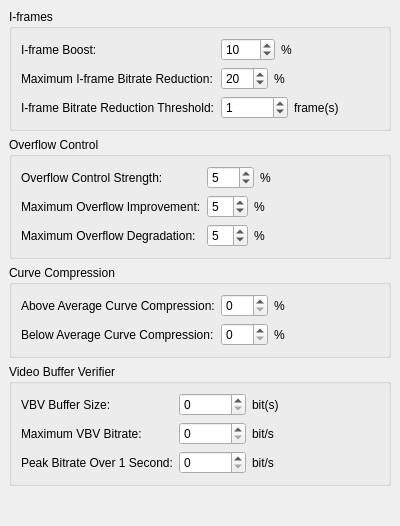
     <widget class="QWidget" name="tab" >
      <attribute name="title" >
       <string>Two Pass</string>
      </attribute>
      <layout class="QVBoxLayout" >
       <property name="margin" >
        <number>9</number>
       </property>
       <property name="spacing" >
        <number>6</number>
       </property>
       <item>
        <widget class="QGroupBox" name="groupBox_7" >
         <property name="title" >
          <string>I-frames</string>
         </property>
         <layout class="QGridLayout" >
          <property name="margin" >
           <number>9</number>
          </property>
          <property name="spacing" >
           <number>6</number>
          </property>
          <item row="0" column="0" >
           <widget class="QLabel" name="label_12" >
            <property name="text" >
             <string>I-frame Boost:</string>
            </property>
           </widget>
          </item>
          <item row="1" column="1" >
           <layout class="QHBoxLayout" >
            <property name="margin" >
             <number>0</number>
            </property>
            <property name="spacing" >
             <number>6</number>
            </property>
            <item>
             <widget class="QSpinBox" name="spinBox_5" >
              <property name="maximum" >
               <number>100</number>
              </property>
              <property name="value" >
               <number>20</number>
              </property>
             </widget>
            </item>
            <item>
             <widget class="QLabel" name="label_27" >
              <property name="text" >
               <string>%</string>
              </property>
             </widget>
            </item>
            <item>
             <spacer>
              <property name="orientation" >
               <enum>Qt::Horizontal</enum>
              </property>
              <property name="sizeHint" >
               <size>
                <width>40</width>
                <height>20</height>
               </size>
              </property>
             </spacer>
            </item>
           </layout>
          </item>
          <item row="0" column="1" >
           <layout class="QHBoxLayout" >
            <property name="margin" >
             <number>0</number>
            </property>
            <property name="spacing" >
             <number>6</number>
            </property>
            <item>
             <widget class="QSpinBox" name="spinBox_4" >
              <property name="maximum" >
               <number>1000</number>
              </property>
              <property name="value" >
               <number>10</number>
              </property>
             </widget>
            </item>
            <item>
             <widget class="QLabel" name="label_26" >
              <property name="text" >
               <string>%</string>
              </property>
             </widget>
            </item>
            <item>
             <spacer>
              <property name="orientation" >
               <enum>Qt::Horizontal</enum>
              </property>
              <property name="sizeHint" >
               <size>
                <width>40</width>
                <height>20</height>
               </size>
              </property>
             </spacer>
            </item>
           </layout>
          </item>
          <item row="2" column="0" >
           <widget class="QLabel" name="label_14" >
            <property name="text" >
             <string>I-frame Bitrate Reduction Threshold:</string>
            </property>
           </widget>
          </item>
          <item row="1" column="0" >
           <widget class="QLabel" name="label_13" >
            <property name="text" >
             <string>Maximum I-frame Bitrate Reduction:</string>
            </property>
           </widget>
          </item>
          <item row="2" column="1" >
           <layout class="QHBoxLayout" >
            <property name="margin" >
             <number>0</number>
            </property>
            <property name="spacing" >
             <number>6</number>
            </property>
            <item>
             <widget class="QSpinBox" name="spinBox_6" >
              <property name="maximum" >
               <number>2147483647</number>
              </property>
              <property name="value" >
               <number>1</number>
              </property>
             </widget>
            </item>
            <item>
             <widget class="QLabel" name="label_28" >
              <property name="text" >
               <string>frame(s)</string>
              </property>
             </widget>
            </item>
            <item>
             <spacer>
              <property name="orientation" >
               <enum>Qt::Horizontal</enum>
              </property>
              <property name="sizeHint" >
               <size>
                <width>40</width>
                <height>20</height>
               </size>
              </property>
             </spacer>
            </item>
           </layout>
          </item>
         </layout>
        </widget>
       </item>
       <item>
        <widget class="QGroupBox" name="groupBox_5" >
         <property name="title" >
          <string>Overflow Control</string>
         </property>
         <layout class="QGridLayout" >
          <property name="margin" >
           <number>9</number>
          </property>
          <property name="spacing" >
           <number>6</number>
          </property>
          <item row="0" column="1" >
           <layout class="QHBoxLayout" >
            <property name="margin" >
             <number>0</number>
            </property>
            <property name="spacing" >
             <number>6</number>
            </property>
            <item>
             <widget class="QSpinBox" name="spinBox_7" >
              <property name="maximum" >
               <number>100</number>
              </property>
              <property name="value" >
               <number>5</number>
              </property>
             </widget>
            </item>
            <item>
             <widget class="QLabel" name="label_29" >
              <property name="text" >
               <string>%</string>
              </property>
             </widget>
            </item>
            <item>
             <spacer>
              <property name="orientation" >
               <enum>Qt::Horizontal</enum>
              </property>
              <property name="sizeHint" >
               <size>
                <width>40</width>
                <height>20</height>
               </size>
              </property>
             </spacer>
            </item>
           </layout>
          </item>
          <item row="2" column="0" >
           <widget class="QLabel" name="label_21" >
            <property name="text" >
             <string>Maximum Overflow Degradation:</string>
            </property>
           </widget>
          </item>
          <item row="2" column="1" >
           <layout class="QHBoxLayout" >
            <property name="margin" >
             <number>0</number>
            </property>
            <property name="spacing" >
             <number>6</number>
            </property>
            <item>
             <widget class="QSpinBox" name="spinBox_9" >
              <property name="maximum" >
               <number>80</number>
              </property>
              <property name="minimum" >
               <number>1</number>
              </property>
              <property name="value" >
               <number>5</number>
              </property>
             </widget>
            </item>
            <item>
             <widget class="QLabel" name="label_32" >
              <property name="text" >
               <string>%</string>
              </property>
             </widget>
            </item>
            <item>
             <spacer>
              <property name="orientation" >
               <enum>Qt::Horizontal</enum>
              </property>
              <property name="sizeHint" >
               <size>
                <width>40</width>
                <height>20</height>
               </size>
              </property>
             </spacer>
            </item>
           </layout>
          </item>
          <item row="1" column="1" >
           <layout class="QHBoxLayout" >
            <property name="margin" >
             <number>0</number>
            </property>
            <property name="spacing" >
             <number>6</number>
            </property>
            <item>
             <widget class="QSpinBox" name="spinBox_8" >
              <property name="maximum" >
               <number>80</number>
              </property>
              <property name="minimum" >
               <number>1</number>
              </property>
              <property name="value" >
               <number>5</number>
              </property>
             </widget>
            </item>
            <item>
             <widget class="QLabel" name="label_30" >
              <property name="text" >
               <string>%</string>
              </property>
             </widget>
            </item>
            <item>
             <spacer>
              <property name="orientation" >
               <enum>Qt::Horizontal</enum>
              </property>
              <property name="sizeHint" >
               <size>
                <width>40</width>
                <height>20</height>
               </size>
              </property>
             </spacer>
            </item>
           </layout>
          </item>
          <item row="1" column="0" >
           <widget class="QLabel" name="label_19" >
            <property name="text" >
             <string>Maximum Overflow Improvement:</string>
            </property>
           </widget>
          </item>
          <item row="0" column="0" >
           <widget class="QLabel" name="label_18" >
            <property name="text" >
             <string>Overflow Control Strength:</string>
            </property>
           </widget>
          </item>
         </layout>
        </widget>
       </item>
       <item>
        <widget class="QGroupBox" name="groupBox_8" >
         <property name="title" >
          <string>Curve Compression</string>
         </property>
         <layout class="QGridLayout" >
          <property name="margin" >
           <number>9</number>
          </property>
          <property name="spacing" >
           <number>6</number>
          </property>
          <item row="0" column="0" >
           <widget class="QLabel" name="label_22" >
            <property name="text" >
             <string>Above Average Curve Compression:</string>
            </property>
           </widget>
          </item>
          <item row="0" column="1" >
           <layout class="QHBoxLayout" >
            <property name="margin" >
             <number>0</number>
            </property>
            <property name="spacing" >
             <number>6</number>
            </property>
            <item>
             <widget class="QSpinBox" name="spinBox_10" >
              <property name="maximum" >
               <number>100</number>
              </property>
             </widget>
            </item>
            <item>
             <widget class="QLabel" name="label_25" >
              <property name="text" >
               <string>%</string>
              </property>
             </widget>
            </item>
            <item>
             <spacer>
              <property name="orientation" >
               <enum>Qt::Horizontal</enum>
              </property>
              <property name="sizeHint" >
               <size>
                <width>40</width>
                <height>20</height>
               </size>
              </property>
             </spacer>
            </item>
           </layout>
          </item>
          <item row="1" column="0" >
           <widget class="QLabel" name="label_24" >
            <property name="text" >
             <string>Below Average Curve Compression:</string>
            </property>
           </widget>
          </item>
          <item row="1" column="1" >
           <layout class="QHBoxLayout" >
            <property name="margin" >
             <number>0</number>
            </property>
            <property name="spacing" >
             <number>6</number>
            </property>
            <item>
             <widget class="QSpinBox" name="spinBox_11" >
              <property name="maximum" >
               <number>100</number>
              </property>
             </widget>
            </item>
            <item>
             <widget class="QLabel" name="label_33" >
              <property name="text" >
               <string>%</string>
              </property>
             </widget>
            </item>
            <item>
             <spacer>
              <property name="orientation" >
               <enum>Qt::Horizontal</enum>
              </property>
              <property name="sizeHint" >
               <size>
                <width>40</width>
                <height>20</height>
               </size>
              </property>
             </spacer>
            </item>
           </layout>
          </item>
         </layout>
        </widget>
       </item>
       <item>
        <widget class="QGroupBox" name="groupBox_10" >
         <property name="title" >
          <string>Video Buffer Verifier</string>
         </property>
         <layout class="QGridLayout" >
          <property name="margin" >
           <number>9</number>
          </property>
          <property name="spacing" >
           <number>6</number>
          </property>
          <item row="1" column="1" >
           <layout class="QHBoxLayout" >
            <property name="margin" >
             <number>0</number>
            </property>
            <property name="spacing" >
             <number>6</number>
            </property>
            <item>
             <widget class="QSpinBox" name="spinBox_13" >
              <property name="maximum" >
               <number>9708400</number>
              </property>
             </widget>
            </item>
            <item>
             <widget class="QLabel" name="label_38" >
              <property name="text" >
               <string>bit/s</string>
              </property>
             </widget>
            </item>
            <item>
             <spacer>
              <property name="orientation" >
               <enum>Qt::Horizontal</enum>
              </property>
              <property name="sizeHint" >
               <size>
                <width>40</width>
                <height>20</height>
               </size>
              </property>
             </spacer>
            </item>
           </layout>
          </item>
          <item row="0" column="1" >
           <layout class="QHBoxLayout" >
            <property name="margin" >
             <number>0</number>
            </property>
            <property name="spacing" >
             <number>6</number>
            </property>
            <item>
             <widget class="QSpinBox" name="spinBox_12" >
              <property name="maximum" >
               <number>6291456</number>
              </property>
             </widget>
            </item>
            <item>
             <widget class="QLabel" name="label_37" >
              <property name="text" >
               <string>bit(s)</string>
              </property>
             </widget>
            </item>
            <item>
             <spacer>
              <property name="orientation" >
               <enum>Qt::Horizontal</enum>
              </property>
              <property name="sizeHint" >
               <size>
                <width>40</width>
                <height>20</height>
               </size>
              </property>
             </spacer>
            </item>
           </layout>
          </item>
          <item row="0" column="0" >
           <widget class="QLabel" name="label_34" >
            <property name="text" >
             <string>VBV Buffer Size:</string>
            </property>
           </widget>
          </item>
          <item row="1" column="0" >
           <widget class="QLabel" name="label_35" >
            <property name="text" >
             <string>Maximum VBV Bitrate:</string>
            </property>
           </widget>
          </item>
          <item row="2" column="0" >
           <widget class="QLabel" name="label_36" >
            <property name="text" >
             <string>Peak Bitrate Over 1 Second:</string>
            </property>
           </widget>
          </item>
          <item row="2" column="1" >
           <layout class="QHBoxLayout" >
            <property name="margin" >
             <number>0</number>
            </property>
            <property name="spacing" >
             <number>6</number>
            </property>
            <item>
             <widget class="QSpinBox" name="spinBox_14" >
              <property name="maximum" >
               <number>16000000</number>
              </property>
             </widget>
            </item>
            <item>
             <widget class="QLabel" name="label_39" >
              <property name="text" >
               <string>bit/s</string>
              </property>
             </widget>
            </item>
            <item>
             <spacer>
              <property name="orientation" >
               <enum>Qt::Horizontal</enum>
              </property>
              <property name="sizeHint" >
               <size>
                <width>40</width>
                <height>20</height>
               </size>
              </property>
             </spacer>
            </item>
           </layout>
          </item>
         </layout>
        </widget>
       </item>
       <item>
        <spacer>
         <property name="orientation" >
          <enum>Qt::Vertical</enum>
         </property>
         <property name="sizeHint" >
          <size>
           <width>20</width>
           <height>31</height>
          </size>
         </property>
        </spacer>
       </item>
      </layout>
     </widget>
